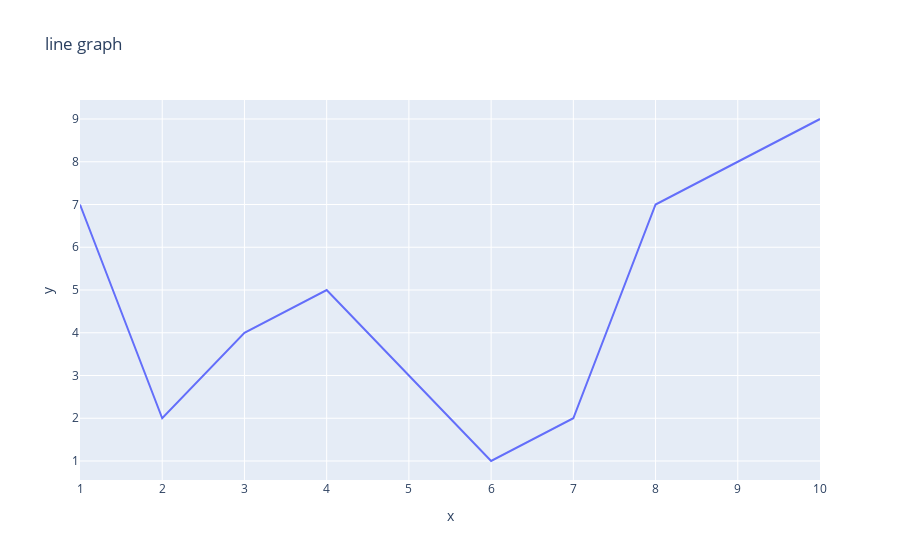

Notebook cell for this chart:
### Code cell
fig = px.line(x=x, y=y, title = 'line graph')
fig.show()

### Figure 1 — Plotly figure (JSON) as saved in the notebook; plotly's stock layout.template omitted (floating-point values rounded to 4 significant figures)
{"data": [{"hovertemplate": "x=%{x}<br>y=%{y}<extra></extra>", "legendgroup": "", "line": {"color": "#636efa", "dash": "solid"}, "marker": {"symbol": "circle"}, "mode": "lines", "name": "", "orientation": "v", "showlegend": false, "type": "scatter", "x": [1, 2, 3, 4, 5, 6, 7, 8, 9, 10], "xaxis": "x", "y": [7, 2, 4, 5, 3, 1, 2, 7, 8, 9], "yaxis": "y"}], "layout": {"legend": {"tracegroupgap": 0}, "title": {"text": "line graph"}, "xaxis": {"anchor": "y", "domain": [0, 1], "title": {"text": "x"}}, "yaxis": {"anchor": "x", "domain": [0, 1], "title": {"text": "y"}}}}
